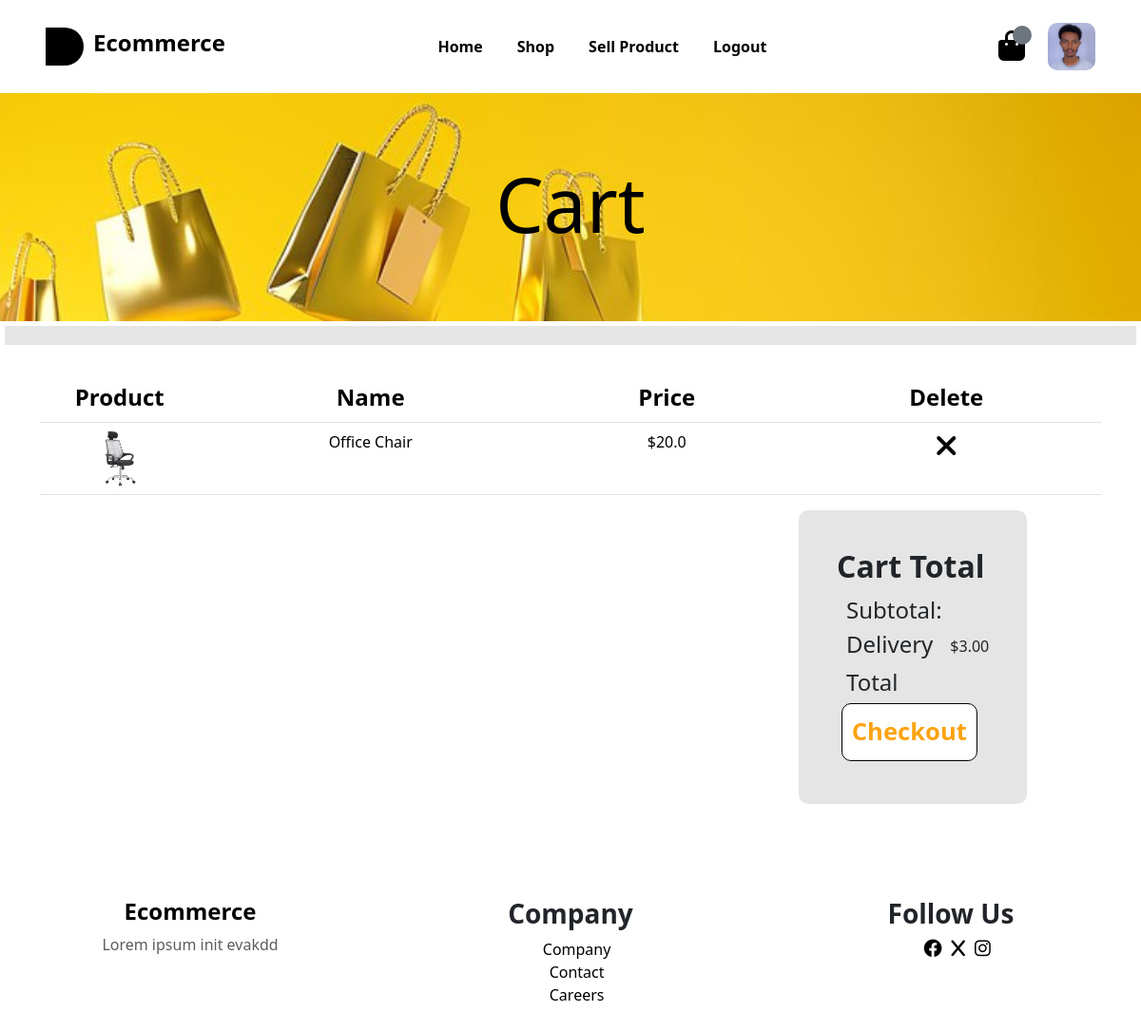
The app's page /v1/cart (signed in), older data.
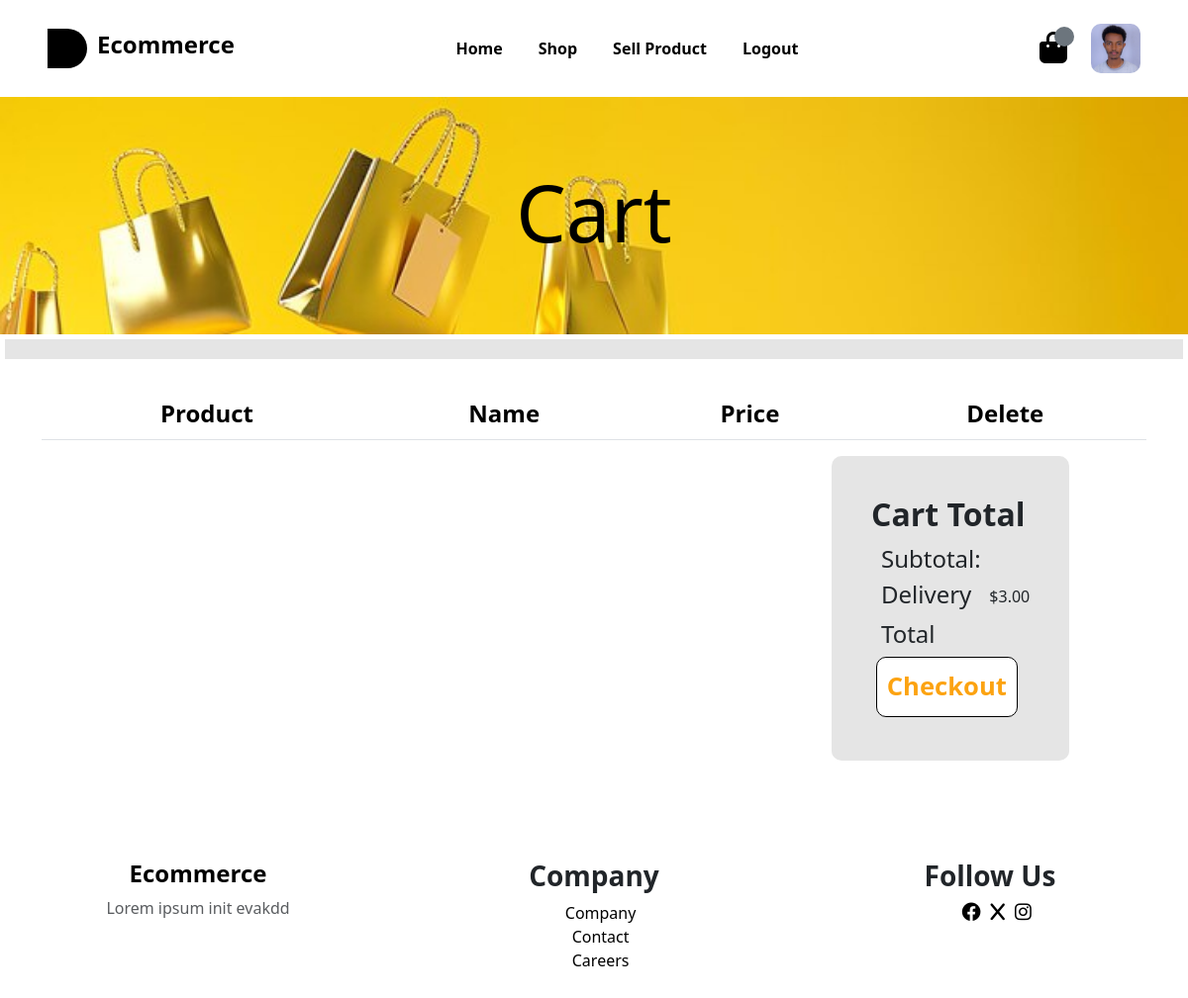
The same page, newer data.
### v1/models.py (models this page shows)
class Products(models.Model):
    name = models.CharField(max_length=255)
    description = models.TextField()
    price = models.FloatField()
    image = models.ImageField(upload_to='images/', blank=True, null=True)
    category = models.CharField(max_length=255,null=True)
    created_at = models.DateTimeField(auto_now_add=True)
    created_by = models.ForeignKey(User, on_delete=models.CASCADE, related_name='created_products', default = -1)

### v1/views.py (the view)
# urls.py: path('cart',views.cart,name = "cart"),
def cart(request):
    if request.user.is_authenticated:
        user = User.objects.get(username=request.user.username)
        cart_items = user.cart.all()
        return render(request,"cart.html",{"cart_items":cart_items})

### v1/templates/cart.html (shortened to what this page needs)
{% extends "layout.html" %}
{% load static %}
{% block head %}
<link rel="stylesheet" href="{% static 'css/cart.css' %}">
{% endblock %}
{% block login %}Logout{% endblock %}
{% block body %}
<div class="banner">
    <h1>Cart</h1>
</div>
<span class="success">
</span>
<div class="container table2">
    <div class="row">
        <div class="col-md-12">
            <table class="mt-4 table table-responsive">
                <thead>
                    <tr>
                        <th>Product</th>
                        <th>Name</th>
                        <th>Price</th>
                        <th>Delete</th>
                    </tr>
                </thead>
                <tbody>
                    {% for cart_item in cart_items %}
                    <tr class="mt-4">
                        <td class = "fix"><img src="{{cart_item.image.url}}" alt="Product Image"></td>
                        <td>{{cart_item.name}}</td>
                        <td>${{cart_item.price}}</td>
                        <td><i data-id = "{{cart_item.id}}"class="del fas fa-times"></i></td>
                    </tr>
                  {%endfor%}
                </tbody>
            </table>
        </div>
    </div>
</div>
<div class="cartWrapper">
    <div class="cart-total">
        <h1>Cart Total</h1>
        <div class="subtotal">
            <span>Subtotal:</span>
        </div>
        <div class="delivery">
            <span>Delivery</span>
            <span>$3.00</span>
        </div>
        <div class="total">
            <span>Total</span>
        </div>
        <button class="proceed-checkout" id = "confirm">Checkout</button>
    </div>
</div>
{% endblock %}

Row changes from the older to the newer data that the page shows:
removed Products: image (picture), name "Office Chair", price "20.0"
